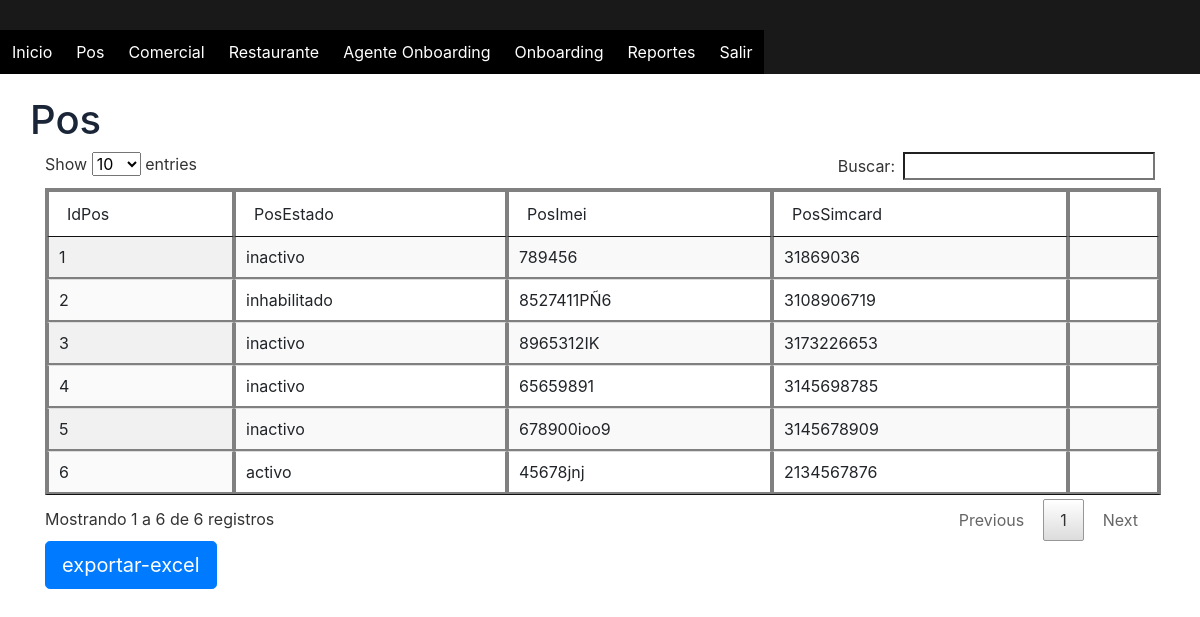
The app's page /Presentacion/html/fmrConsultarPos.PHP with its own data.
### tables this page shows
CREATE TABLE `pos` (
  `IdPos` int(11) NOT NULL,
  `PosImei` varchar(20) NOT NULL,
  `PosSimcard` int(10) UNSIGNED NOT NULL,
  `PosEstado` enum('activo','inactivo','inhabilitado') NOT NULL DEFAULT 'inactivo'
);

### Presentacion/html/fmrConsultarPos.PHP (the view, shortened to what this page needs)
<?php
  $conexion=mysqli_connect('localhost','root','','inventariopos') or die ('Error en la base de datos');
 ?>
<!DOCTYPE html>
<html>
<head>
                <link rel="stylesheet" href="../css/bootstrap.min.css">
		<link rel="stylesheet" href="../css/jquery.dataTables.min.css">
	</head>
	<body>
               <header>
            <div id="header">
                <nav>
                    <ul class="nav">
                        <li><a href="./inicio.php">Inicio</a></li>
                        <li><a >Pos</a>
                        </li>
                        <li><a >Comercial</a>
                        </li>
                        <li><a >Restaurante</a>
                        </li>
                        <li><a >Agente Onboarding</a>
                        </li>
                         <li><a >Onboarding</a>
                         </li>
                        <li><a >Reportes</a>
                        </li>
                        <li><a href="../../index.php">Salir</a></li>
                    </ul>
                </nav>
            </div>
  </header>
           <br>
            <br>
            <br>
            <br>
		<div class="container">
			<div class="row">
				<h1>Pos</h1>
			</div>
	<table id="tabla" class="display" >
		<thead>
			<tr>
				<td>IdPos</td>
				<td>PosEstado</td>
				<td>PosImei</td>
				<td>PosSimcard</td>
				<td></td>
		</tr>
		</thead>
		<tbody>
		<?php
		$sql="SELECT * from pos";
		$result=mysqli_query($conexion,$sql);
		while($mostrar=mysqli_fetch_array($result)){
		 ?>
		<tr>
			<td><?php echo $mostrar['IdPos'] ?></td>
			<td><?php echo $mostrar['PosEstado'] ?></td>
			<td><?php echo $mostrar['PosImei'] ?></td>
			<td><?php echo $mostrar['PosSimcard'] ?></td>
			<td>
		</td>
		</tr>
	<?php
	}
	 ?>
	 </tbody>
	</table>
                    <a class="btn btn-primary btn-lg" href="../../Logica/exportarExcelPos.php">exportar-excel</a>
</body>
</html>

### Presentacion/css/Estilos.css (style rules this page uses)
body { font-family: arial,hevetica; background-image: url(../Imagenes/img1.jpg) ; background-size: cover; background-attachment: fixed; background-repeat: no-repeat; width: auto; }
* { padding: 0; margin: 0; }
header { background: rgba(0,0,0,0.9); width: 100%; position: fixed; z-index: 100; }
ul, ol { list-style:none; }
.nav { width:100%; margin:30px auto; }
.nav > li { float:left; }
.nav li a { background-color:#000; color:#fff; text-decoration:none; padding:10px 12px; display:block; }
h1 { text-align: center; color: #1a2537; font-size: 40px; }
table, th, td { border: 2px solid graytext; }

### records on screen
pos: IdPos "1", PosEstado "inactivo", PosImei "789456", PosSimcard "31869036"
pos: IdPos "2", PosEstado "inhabilitado", PosImei "8527411PÑ6", PosSimcard "3108906719"
pos: IdPos "3", PosEstado "inactivo", PosImei "8965312IK", PosSimcard "3173226653"
pos: IdPos "4", PosEstado "inactivo", PosImei "65659891", PosSimcard "3145698785"
pos: IdPos "5", PosEstado "inactivo", PosImei "678900ioo9", PosSimcard "3145678909"
pos: IdPos "6", PosEstado "activo", PosImei "45678jnj", PosSimcard "2134567876"
